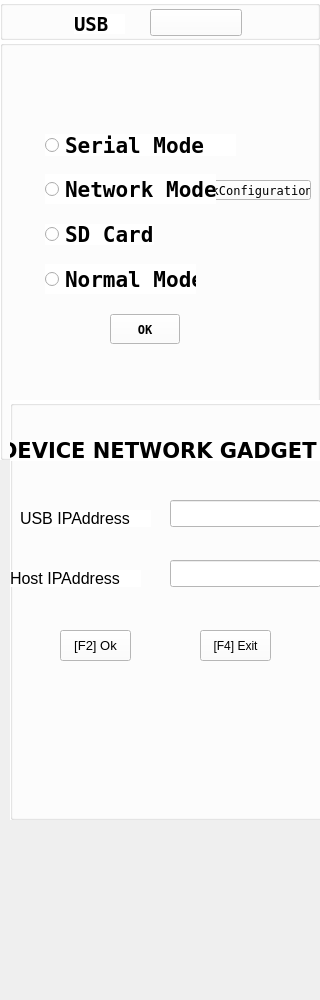
<?xml version="1.0" encoding="UTF-8"?>
<ui version="4.0">
 <class>GADGETS</class>
 <widget class="QWidget" name="GADGETS">
  <property name="geometry">
   <rect>
    <x>0</x>
    <y>0</y>
    <width>320</width>
    <height>1000</height>
   </rect>
  </property>
  <property name="windowTitle">
   <string>GADGETS</string>
  </property>
  <widget class="QGroupBox" name="groupBoxUsb_2">
   <property name="geometry">
    <rect>
     <x>0</x>
     <y>40</y>
     <width>320</width>
     <height>420</height>
    </rect>
   </property>
   <property name="styleSheet">
    <string notr="true">background-color: rgb(255, 255, 255);</string>
   </property>
   <property name="title">
    <string/>
   </property>
   <widget class="QPushButton" name="pushButtonUsbIp">
    <property name="geometry">
     <rect>
      <x>170</x>
      <y>140</y>
      <width>141</width>
      <height>20</height>
     </rect>
    </property>
    <property name="font">
     <font>
      <family>DejaVu Sans Mono</family>
     </font>
    </property>
    <property name="text">
     <string>NetworkConfiguration</string>
    </property>
   </widget>
   <widget class="QPushButton" name="pushButtonOk">
    <property name="geometry">
     <rect>
      <x>110</x>
      <y>274</y>
      <width>70</width>
      <height>30</height>
     </rect>
    </property>
    <property name="font">
     <font>
      <family>DejaVu Sans Mono</family>
      <weight>75</weight>
      <bold>true</bold>
     </font>
    </property>
    <property name="text">
     <string>OK</string>
    </property>
   </widget>
   <widget class="QRadioButton" name="radioButtonnormal">
    <property name="geometry">
     <rect>
      <x>45</x>
      <y>224</y>
      <width>151</width>
      <height>30</height>
     </rect>
    </property>
    <property name="font">
     <font>
      <family>DejaVu Sans Mono</family>
      <pointsize>16</pointsize>
      <weight>75</weight>
      <bold>true</bold>
     </font>
    </property>
    <property name="text">
     <string>Normal Mode</string>
    </property>
   </widget>
   <widget class="QRadioButton" name="radioButtonUSB">
    <property name="geometry">
     <rect>
      <x>45</x>
      <y>134</y>
      <width>171</width>
      <height>30</height>
     </rect>
    </property>
    <property name="font">
     <font>
      <family>DejaVu Sans Mono</family>
      <pointsize>16</pointsize>
      <weight>75</weight>
      <bold>true</bold>
     </font>
    </property>
    <property name="text">
     <string>Network Mode</string>
    </property>
   </widget>
   <widget class="QRadioButton" name="radioButtonSerial">
    <property name="geometry">
     <rect>
      <x>45</x>
      <y>94</y>
      <width>191</width>
      <height>22</height>
     </rect>
    </property>
    <property name="font">
     <font>
      <family>DejaVu Sans Mono</family>
      <pointsize>16</pointsize>
      <weight>75</weight>
      <bold>true</bold>
     </font>
    </property>
    <property name="text">
     <string>Serial Mode</string>
    </property>
   </widget>
   <widget class="QRadioButton" name="radioButtonSDCard">
    <property name="geometry">
     <rect>
      <x>45</x>
      <y>184</y>
      <width>109</width>
      <height>21</height>
     </rect>
    </property>
    <property name="font">
     <font>
      <family>DejaVu Sans Mono</family>
      <pointsize>16</pointsize>
      <weight>75</weight>
      <bold>true</bold>
     </font>
    </property>
    <property name="text">
     <string>SD Card</string>
    </property>
   </widget>
  </widget>
  <widget class="QGroupBox" name="groupBoxUsbOnoff">
   <property name="geometry">
    <rect>
     <x>0</x>
     <y>0</y>
     <width>320</width>
     <height>40</height>
    </rect>
   </property>
   <property name="styleSheet">
    <string notr="true">background-color: rgb(255, 255, 255);</string>
   </property>
   <property name="title">
    <string/>
   </property>
   <widget class="QLabel" name="label">
    <property name="geometry">
     <rect>
      <x>74</x>
      <y>14</y>
      <width>51</width>
      <height>20</height>
     </rect>
    </property>
    <property name="font">
     <font>
      <family>DejaVu Sans Mono</family>
      <pointsize>14</pointsize>
      <weight>75</weight>
      <italic>false</italic>
      <bold>true</bold>
     </font>
    </property>
    <property name="text">
     <string>USB </string>
    </property>
   </widget>
   <widget class="QPushButton" name="pushButtonUSBONOFF">
    <property name="geometry">
     <rect>
      <x>150</x>
      <y>9</y>
      <width>92</width>
      <height>27</height>
     </rect>
    </property>
    <property name="font">
     <font>
      <family>DejaVu Sans Mono</family>
     </font>
    </property>
    <property name="text">
     <string/>
    </property>
   </widget>
  </widget>
  <widget class="QGroupBox" name="groupBoxUsb">
   <property name="geometry">
    <rect>
     <x>10</x>
     <y>400</y>
     <width>320</width>
     <height>420</height>
    </rect>
   </property>
   <property name="styleSheet">
    <string notr="true">background-color: rgb(255, 255, 255);</string>
   </property>
   <property name="title">
    <string/>
   </property>
   <widget class="QLabel" name="labelText">
    <property name="geometry">
     <rect>
      <x>-10</x>
      <y>40</y>
      <width>330</width>
      <height>21</height>
     </rect>
    </property>
    <property name="font">
     <font>
      <family>DejaVu Sans</family>
      <pointsize>16</pointsize>
      <weight>75</weight>
      <bold>true</bold>
     </font>
    </property>
    <property name="text">
     <string>DEVICE NETWORK GADGET</string>
    </property>
   </widget>
   <widget class="QLabel" name="labelHostIpaddress">
    <property name="geometry">
     <rect>
      <x>0</x>
      <y>170</y>
      <width>131</width>
      <height>17</height>
     </rect>
    </property>
    <property name="font">
     <font>
      <pointsize>12</pointsize>
     </font>
    </property>
    <property name="text">
     <string>Host IPAddress</string>
    </property>
   </widget>
   <widget class="QLineEdit" name="lineEditUsb">
    <property name="geometry">
     <rect>
      <x>160</x>
      <y>100</y>
      <width>151</width>
      <height>27</height>
     </rect>
    </property>
   </widget>
   <widget class="QLineEdit" name="lineEditHost">
    <property name="geometry">
     <rect>
      <x>160</x>
      <y>160</y>
      <width>151</width>
      <height>27</height>
     </rect>
    </property>
   </widget>
   <widget class="QPushButton" name="pushButton">
    <property name="geometry">
     <rect>
      <x>50</x>
      <y>230</y>
      <width>71</width>
      <height>31</height>
     </rect>
    </property>
    <property name="font">
     <font>
      <pointsize>10</pointsize>
     </font>
    </property>
    <property name="text">
     <string>[F2] Ok</string>
    </property>
   </widget>
   <widget class="QPushButton" name="pushButtonusbExit">
    <property name="geometry">
     <rect>
      <x>190</x>
      <y>230</y>
      <width>71</width>
      <height>31</height>
     </rect>
    </property>
    <property name="text">
     <string>[F4] Exit</string>
    </property>
   </widget>
   <widget class="QLabel" name="labelUsbIpaddress_2">
    <property name="geometry">
     <rect>
      <x>10</x>
      <y>110</y>
      <width>131</width>
      <height>17</height>
     </rect>
    </property>
    <property name="font">
     <font>
      <pointsize>12</pointsize>
     </font>
    </property>
    <property name="text">
     <string>USB IPAddress</string>
    </property>
   </widget>
  </widget>
 </widget>
 <layoutdefault spacing="6" margin="11"/>
 <resources/>
 <connections/>
</ui>
